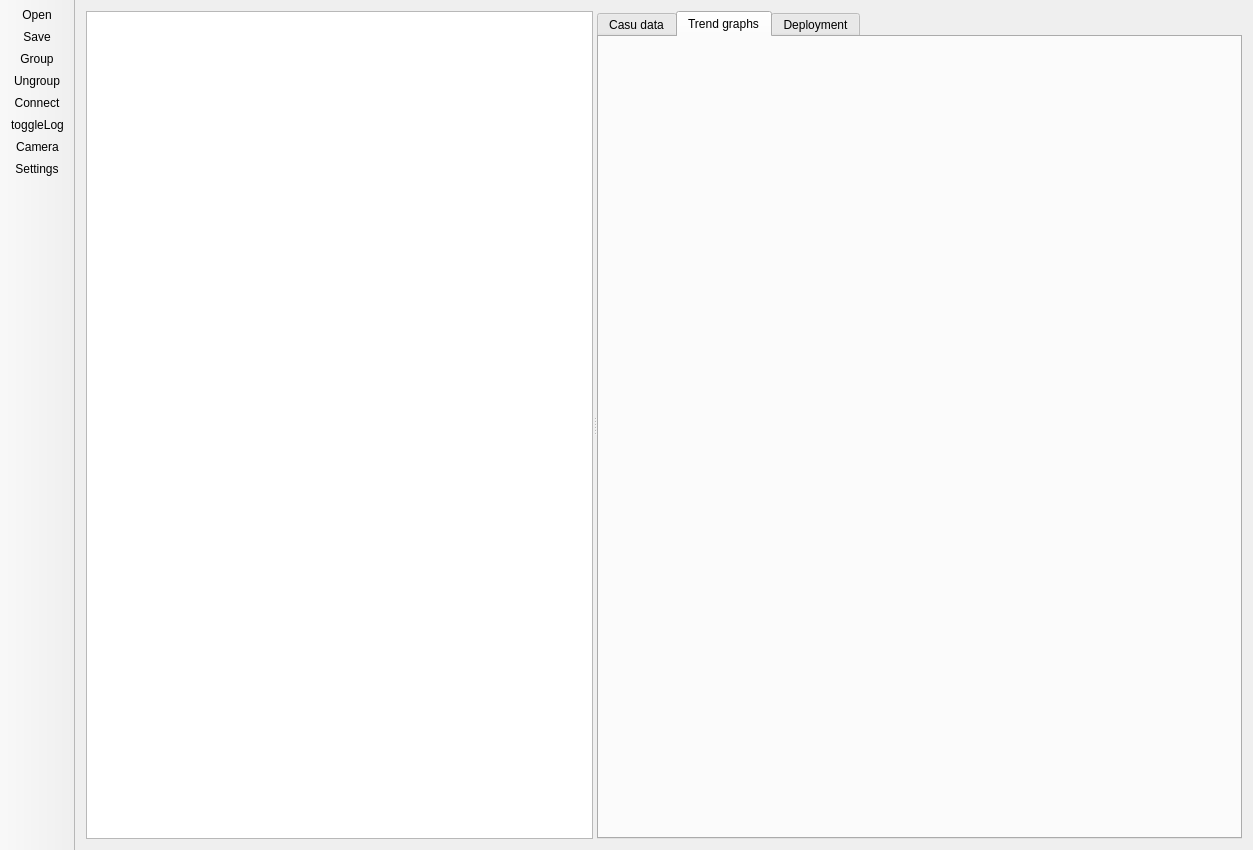
<?xml version="1.0" encoding="UTF-8"?>
<ui version="4.0">
 <class>ArenaUI</class>
 <widget class="QMainWindow" name="ArenaUI">
  <property name="geometry">
   <rect>
    <x>0</x>
    <y>0</y>
    <width>1253</width>
    <height>850</height>
   </rect>
  </property>
  <property name="windowTitle">
   <string>Assisi|bf Arena UI</string>
  </property>
  <widget class="QWidget" name="centralWidget">
   <property name="sizePolicy">
    <sizepolicy hsizetype="Expanding" vsizetype="Expanding">
     <horstretch>0</horstretch>
     <verstretch>0</verstretch>
    </sizepolicy>
   </property>
   <layout class="QHBoxLayout" name="horizontalLayout">
    <item>
     <widget class="QSplitter" name="splitter_3">
      <property name="orientation">
       <enum>Qt::Horizontal</enum>
      </property>
      <widget class="QGraphicsView" name="arenaSpace">
       <property name="sizePolicy">
        <sizepolicy hsizetype="Expanding" vsizetype="Expanding">
         <horstretch>0</horstretch>
         <verstretch>0</verstretch>
        </sizepolicy>
       </property>
       <property name="minimumSize">
        <size>
         <width>400</width>
         <height>400</height>
        </size>
       </property>
       <property name="maximumSize">
        <size>
         <width>16777215</width>
         <height>16777215</height>
        </size>
       </property>
       <property name="contextMenuPolicy">
        <enum>Qt::CustomContextMenu</enum>
       </property>
       <property name="styleSheet">
        <string notr="true"/>
       </property>
       <property name="verticalScrollBarPolicy">
        <enum>Qt::ScrollBarAsNeeded</enum>
       </property>
       <property name="horizontalScrollBarPolicy">
        <enum>Qt::ScrollBarAsNeeded</enum>
       </property>
      </widget>
      <widget class="QSplitter" name="sideLayout">
       <property name="orientation">
        <enum>Qt::Vertical</enum>
       </property>
       <widget class="QTabWidget" name="tabWidget">
        <property name="enabled">
         <bool>true</bool>
        </property>
        <property name="tabPosition">
         <enum>QTabWidget::North</enum>
        </property>
        <property name="currentIndex">
         <number>1</number>
        </property>
        <widget class="QWidget" name="tabCasus">
         <property name="enabled">
          <bool>true</bool>
         </property>
         <attribute name="title">
          <string>Casu data</string>
         </attribute>
         <layout class="QVBoxLayout" name="verticalLayout">
          <item>
           <widget class="QSplitter" name="splitter">
            <property name="sizePolicy">
             <sizepolicy hsizetype="Expanding" vsizetype="Expanding">
              <horstretch>0</horstretch>
              <verstretch>0</verstretch>
             </sizepolicy>
            </property>
            <property name="minimumSize">
             <size>
              <width>0</width>
              <height>0</height>
             </size>
            </property>
            <property name="sizeIncrement">
             <size>
              <width>0</width>
              <height>0</height>
             </size>
            </property>
            <property name="autoFillBackground">
             <bool>false</bool>
            </property>
            <property name="orientation">
             <enum>Qt::Vertical</enum>
            </property>
            <property name="opaqueResize">
             <bool>true</bool>
            </property>
            <widget class="QTreeWidget" name="casuTree">
             <property name="minimumSize">
              <size>
               <width>300</width>
               <height>0</height>
              </size>
             </property>
             <property name="contextMenuPolicy">
              <enum>Qt::ActionsContextMenu</enum>
             </property>
             <property name="alternatingRowColors">
              <bool>false</bool>
             </property>
             <property name="selectionMode">
              <enum>QAbstractItemView::ExtendedSelection</enum>
             </property>
             <property name="sortingEnabled">
              <bool>true</bool>
             </property>
             <attribute name="headerVisible">
              <bool>false</bool>
             </attribute>
             <attribute name="headerDefaultSectionSize">
              <number>200</number>
             </attribute>
             <column>
              <property name="text">
               <string>Name</string>
              </property>
             </column>
             <column>
              <property name="text">
               <string>Value</string>
              </property>
              <property name="textAlignment">
               <set>AlignRight|AlignVCenter</set>
              </property>
             </column>
            </widget>
            <widget class="QTreeWidget" name="groupTree">
             <property name="minimumSize">
              <size>
               <width>300</width>
               <height>0</height>
              </size>
             </property>
             <property name="contextMenuPolicy">
              <enum>Qt::ActionsContextMenu</enum>
             </property>
             <property name="selectionMode">
              <enum>QAbstractItemView::ExtendedSelection</enum>
             </property>
             <property name="sortingEnabled">
              <bool>false</bool>
             </property>
             <attribute name="headerVisible">
              <bool>false</bool>
             </attribute>
             <column>
              <property name="text">
               <string notr="true">1</string>
              </property>
             </column>
            </widget>
           </widget>
          </item>
         </layout>
        </widget>
        <widget class="QWidget" name="tabTrend">
         <attribute name="title">
          <string>Trend graphs</string>
         </attribute>
        </widget>
        <widget class="QWidget" name="tabDeploy">
         <attribute name="title">
          <string>Deployment</string>
         </attribute>
        </widget>
       </widget>
      </widget>
     </widget>
    </item>
   </layout>
  </widget>
  <widget class="QToolBar" name="mainToolBar">
   <property name="movable">
    <bool>false</bool>
   </property>
   <property name="allowedAreas">
    <set>Qt::AllToolBarAreas</set>
   </property>
   <property name="iconSize">
    <size>
     <width>48</width>
     <height>48</height>
    </size>
   </property>
   <property name="floatable">
    <bool>false</bool>
   </property>
   <attribute name="toolBarArea">
    <enum>LeftToolBarArea</enum>
   </attribute>
   <attribute name="toolBarBreak">
    <bool>false</bool>
   </attribute>
   <addaction name="actionOpenArena"/>
   <addaction name="actionSave"/>
   <addaction name="actionGroup"/>
   <addaction name="actionUngroup"/>
   <addaction name="actionConnect"/>
   <addaction name="actionToggleLog"/>
   <addaction name="actionCamera"/>
   <addaction name="actionSettings"/>
  </widget>
  <action name="actionGroup">
   <property name="icon">
    <iconset resource="images.qrc">
     <normaloff>:/images/icons/group.png</normaloff>:/images/icons/group.png</iconset>
   </property>
   <property name="text">
    <string>Group</string>
   </property>
   <property name="toolTip">
    <string>Group selected CASUs (Ctrl+G)</string>
   </property>
   <property name="shortcut">
    <string>Ctrl+G</string>
   </property>
  </action>
  <action name="actionUngroup">
   <property name="icon">
    <iconset resource="images.qrc">
     <normaloff>:/images/icons/ungroup.png</normaloff>:/images/icons/ungroup.png</iconset>
   </property>
   <property name="text">
    <string>Ungroup</string>
   </property>
   <property name="toolTip">
    <string>Ungroup selected CASUs (Ctrl+U)</string>
   </property>
   <property name="shortcut">
    <string>Ctrl+U</string>
   </property>
  </action>
  <action name="actionOpenArena">
   <property name="icon">
    <iconset resource="images.qrc">
     <normaloff>:/images/icons/open.png</normaloff>:/images/icons/open.png</iconset>
   </property>
   <property name="text">
    <string>Open</string>
   </property>
   <property name="toolTip">
    <string>Open project or session (Ctrl + O)</string>
   </property>
   <property name="shortcut">
    <string>Ctrl+O</string>
   </property>
  </action>
  <action name="actionConnect">
   <property name="icon">
    <iconset resource="images.qrc">
     <normaloff>:/images/icons/connect.png</normaloff>:/images/icons/connect.png</iconset>
   </property>
   <property name="text">
    <string>Connect</string>
   </property>
   <property name="toolTip">
    <string>Connect to CASU (Ctrl+C)</string>
   </property>
   <property name="shortcut">
    <string>Ctrl+C</string>
   </property>
  </action>
  <action name="actionToggleLog">
   <property name="checkable">
    <bool>true</bool>
   </property>
   <property name="checked">
    <bool>false</bool>
   </property>
   <property name="icon">
    <iconset resource="images.qrc">
     <normaloff>:/images/icons/log_off.png</normaloff>
     <normalon>:/images/icons/log_on.png</normalon>:/images/icons/log_off.png</iconset>
   </property>
   <property name="text">
    <string>toggleLog</string>
   </property>
   <property name="toolTip">
    <string>Toggle Log (Ctrl + L)</string>
   </property>
   <property name="shortcut">
    <string>Ctrl+L</string>
   </property>
  </action>
  <action name="actionPlot_selected_in_same_trend">
   <property name="enabled">
    <bool>false</bool>
   </property>
   <property name="text">
    <string>Plot selected in same trend</string>
   </property>
   <property name="toolTip">
    <string>(Ctrl + P)</string>
   </property>
   <property name="shortcut">
    <string>Ctrl+P</string>
   </property>
  </action>
  <action name="actionPlot_selected_in_different_trends">
   <property name="enabled">
    <bool>false</bool>
   </property>
   <property name="text">
    <string>Plot selected in different trends</string>
   </property>
   <property name="toolTip">
    <string>(Ctrl + Shift + P)</string>
   </property>
   <property name="shortcut">
    <string>Ctrl+Shift+P</string>
   </property>
  </action>
  <action name="actionSettings">
   <property name="icon">
    <iconset resource="images.qrc">
     <normaloff>:/images/icons/settings.png</normaloff>:/images/icons/settings.png</iconset>
   </property>
   <property name="text">
    <string>Settings</string>
   </property>
  </action>
  <action name="actionSave">
   <property name="icon">
    <iconset resource="images.qrc">
     <normaloff>:/images/icons/save.png</normaloff>:/images/icons/save.png</iconset>
   </property>
   <property name="text">
    <string>Save</string>
   </property>
   <property name="toolTip">
    <string>Save session (Ctrl + S)</string>
   </property>
   <property name="shortcut">
    <string>Ctrl+S</string>
   </property>
  </action>
  <action name="actionCamera">
   <property name="checkable">
    <bool>true</bool>
   </property>
   <property name="icon">
    <iconset resource="images.qrc">
     <normaloff>:/images/icons/camera.png</normaloff>:/images/icons/camera.png</iconset>
   </property>
   <property name="text">
    <string>Camera</string>
   </property>
   <property name="toolTip">
    <string>Toggle video stream (Ctrol + V)</string>
   </property>
   <property name="shortcut">
    <string>Ctrl+V</string>
   </property>
  </action>
 </widget>
 <layoutdefault spacing="6" margin="11"/>
 <tabstops>
  <tabstop>arenaSpace</tabstop>
 </tabstops>
 <resources>
  <include location="images.qrc"/>
 </resources>
 <connections/>
</ui>
